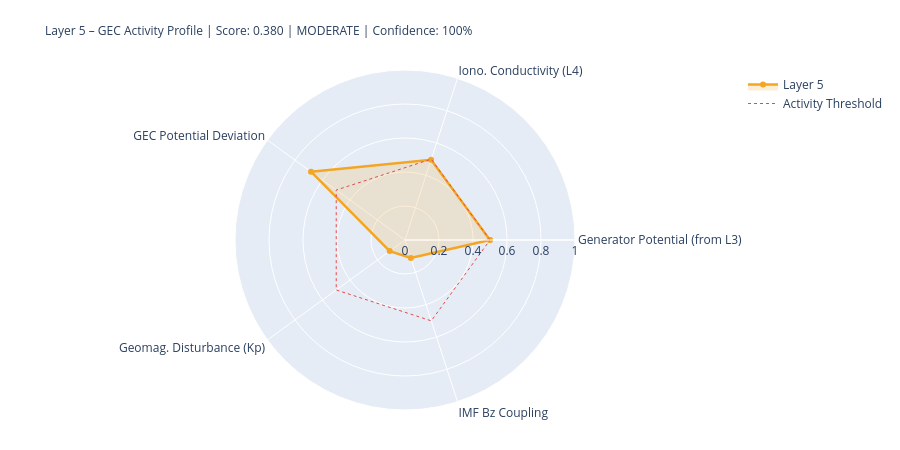

This figure's notebook cell:
### Markdown cell above
---
## 5. State Assessment & Handoff to Layer 6

### Code cell
# ============================================================
# LAYER-5-SCORE
# ============================================================

# Components
# 1) Generator activity (Layer-3-driven)
gen_score = norm(generator_strength, 0.3, 2.0)
gen_src   = 'from_layer3' if l3_thunder_score is not None else 'estimated'

# 2) Ionospheric conductivity (Layer-4-driven)
iono_score = norm(iono_cond_factor, 0.7, 1.4)
iono_src   = 'from_layer4' if l4_ioniz is not None else 'estimated'

# 3) GEC potential deviation from reference
pot_score = norm(abs(delta_V_pct), 0, 30)  # 0 = at reference, 1 = 30% deviation
pot_src   = 'derived'

# 4) Geomagnetic disturbance (Kp) – modulates vertical currents
kp_score = norm(kp_val, 0, 9)
kp_src   = 'primary' if kp_now is not None else 'from_layer4'

# 5) IMF Bz coupling (southward = stronger M-I coupling → GEC influence)
bz_score = norm(-(bz_now or 0), -5, 30) if bz_now is not None else None
bz_src   = 'primary' if bz_now is not None else 'missing'

COMPONENTS = {
    'Generator Potential (from L3)':  {'score': gen_score,   'source': 'derived_from_layer3', 'dynamic': True},
    'Iono. Conductivity (L4)':      {'score': iono_score,  'source': iono_src, 'dynamic': True},
    'GEC Potential Deviation':      {'score': pot_score,   'source': pot_src,  'dynamic': True},
    'Geomag. Disturbance (Kp)':         {'score': kp_score,    'source': kp_src,   'dynamic': True},
    'IMF Bz Coupling':               {'score': bz_score,    'source': bz_src,   'dynamic': True},
}

available   = {k: v['score'] for k, v in COMPONENTS.items() if v['score'] is not None}
unavailable = [k for k, v in COMPONENTS.items() if v['score'] is None]
layer5_score = round(sum(available.values()) / len(available), 4) if available else None
confidence   = round(len(available) / len(COMPONENTS), 2)
level = ('unknown' if layer5_score is None
         else 'quiet'   if layer5_score < 0.3
         else 'moderate' if layer5_score < 0.6
         else 'active')
dominant_l5 = max(available, key=available.get) if available else 'none'

# Kp consistency: separate 1-min raw value from score value
kp_1m_raw   = kp_now          # directly from API (can be 0.0 during live measurement)
kp_for_score = kp_val          # from Layer-0 context or estimated value if needed
kp_score_src = kp_src

W = 68
print('=' * W)
print('LAYER 5 – GLOBAL ELECTRIC CIRCUIT – STATE ASSESSMENT')
print('=' * W)
for name, comp in COMPONENTS.items():
    s = comp['score']
    if s is not None:
        bar = '█' * int(s*20) + '░' * (20-int(s*20))
        print(f'  {name:<34} {bar}  {s:.3f}  [{comp["source"]}]')
    else:
        print(f'  {name:<34} {"─"*20}  n/a   [missing]')
print('-' * W)
print(f'  Score:         {layer5_score:.3f}  ({len(available)}/{len(COMPONENTS)} components)')
print(f'  Confidence:    {confidence:.0%}')
print(f'  Level:         {level.upper()}')
print(f'  Dominant:      {dominant_l5}')
print(f'  V_iono:        {V_iono_mod:.1f} kV  (Δ {delta_V_pct:+.1f}% vs. Ref)')
print(f'  I_total:       {I_total_mod:.1f} A   (Δ {delta_I_pct:+.1f}% vs. Ref)')
print('=' * W)

# Radar
cats   = list(available.keys())
vals_r = list(available.values())
if len(cats) >= 3:
    fig = go.Figure()
    fig.add_trace(go.Scatterpolar(
        r=vals_r + [vals_r[0]], theta=cats + [cats[0]],
        fill='toself', fillcolor='rgba(242,166,35,0.18)',
        line=dict(color='#F2A623', width=2.5), name='Layer 5'
    ))
    fig.add_trace(go.Scatterpolar(
        r=[0.5]*(len(cats)+1), theta=cats+[cats[0]],
        line=dict(color='#E24B4A', dash='dot', width=1),
        mode='lines', name='Activity Threshold'
    ))
    fig.update_layout(
        title=dict(
            text=f'Layer 5 – GEC Activity Profile | Score: {layer5_score:.3f} | {level.upper()} | Confidence: {confidence:.0%}',
            font=dict(size=12)
        ),
        polar=dict(radialaxis=dict(visible=True, range=[0,1])),
        height=450, showlegend=True,
        margin=dict(l=80, r=80, t=70, b=40)
    )
    fig.show()

### Figure 1 — Plotly figure (JSON) as saved in the notebook; plotly's stock layout.template omitted (floating-point values rounded to 4 significant figures)
{"data": [{"fill": "toself", "fillcolor": "rgba(242,166,35,0.18)", "line": {"color": "#F2A623", "width": 2.5}, "name": "Layer 5", "r": [0.5, 0.4963, 0.6833, 0.1111, 0.1111, 0.5], "theta": ["Generator Potential (from L3)", "Iono. Conductivity (L4)", "GEC Potential Deviation", "Geomag. Disturbance (Kp)", "IMF Bz Coupling", "Generator Potential (from L3)"], "type": "scatterpolar"}, {"line": {"color": "#E24B4A", "dash": "dot", "width": 1}, "mode": "lines", "name": "Activity Threshold", "r": [0.5, 0.5, 0.5, 0.5, 0.5, 0.5], "theta": ["Generator Potential (from L3)", "Iono. Conductivity (L4)", "GEC Potential Deviation", "Geomag. Disturbance (Kp)", "IMF Bz Coupling", "Generator Potential (from L3)"], "type": "scatterpolar"}], "layout": {"height": 450, "margin": {"b": 40, "l": 80, "r": 80, "t": 70}, "polar": {"radialaxis": {"range": [0, 1], "visible": true}}, "showlegend": true, "title": {"font": {"size": 12}, "text": "Layer 5 – GEC Activity Profile | Score: 0.380 | MODERATE | Confidence: 100%"}}}
